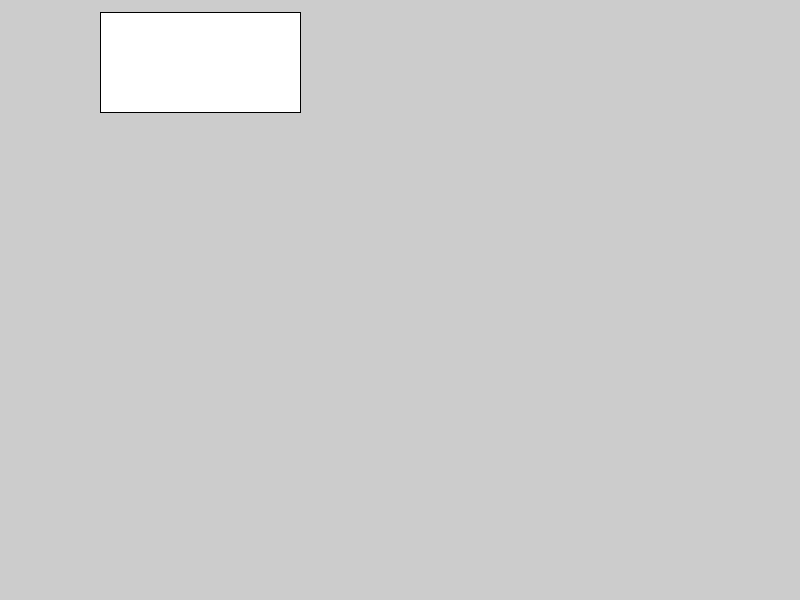
Frame 1 (no input)
Frame 60 (the mouse pressed at the canvas centre just before this capture): identical to frame 1, image omitted
Frame 120 (the mouse held since frame 60 and released just before this capture): identical to frame 1, image omitted

The Processing sketch that drew this single still picture (run headless with seeded random() and noise(); from frame 60 on, the mouse is pressed at the canvas centre):

// Processing sketch: rect_test
// ── rect_test.pde
void setup() {
  
  size(800,600);
  smooth(); //i love lia martinez
  
}

void draw() {
 
 rect(100,12,200,100); 
  
}
